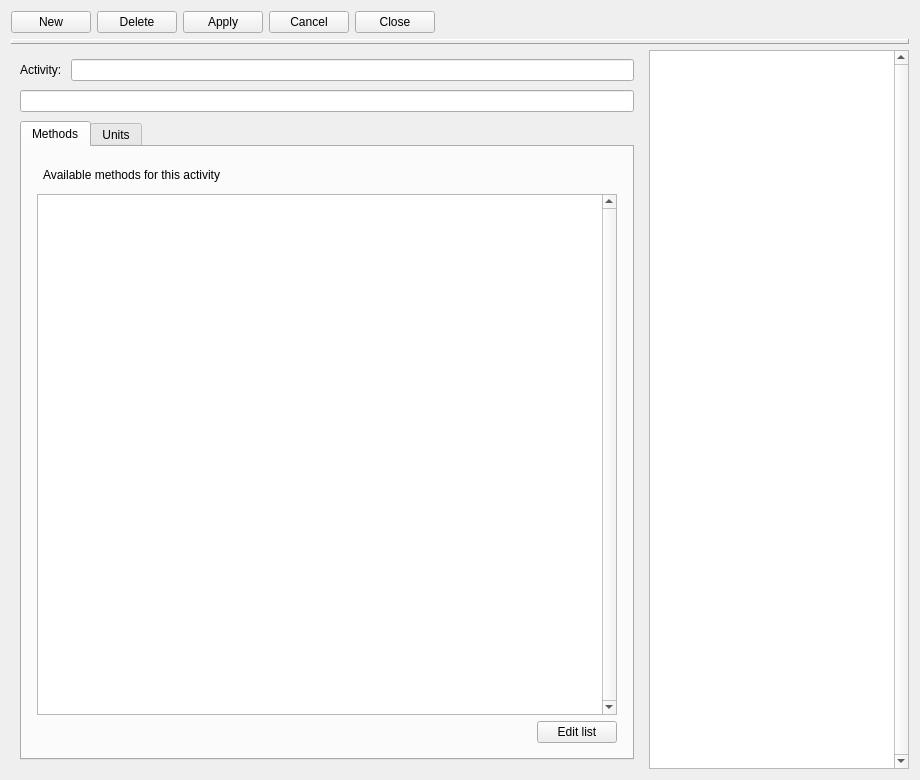
<?xml version="1.0" encoding="UTF-8"?>
<ui version="4.0">
 <class>activities</class>
 <widget class="impgenmaint" name="activities">
  <property name="geometry">
   <rect>
    <x>0</x>
    <y>0</y>
    <width>920</width>
    <height>780</height>
   </rect>
  </property>
  <property name="toolTip">
   <string/>
  </property>
  <property name="TableName">
   <string>activity</string>
  </property>
  <property name="KeyField">
   <string>acty_cod</string>
  </property>
  <property name="DisplayColumn">
   <string>acty_des</string>
  </property>
  <property name="DisplayColumnDescription">
   <string>Activity</string>
  </property>
  <layout class="QVBoxLayout" name="verticalLayout_4">
   <item>
    <layout class="QHBoxLayout" name="horizontalLayout">
     <item>
      <widget class="QPushButton" name="BitBtn3">
       <property name="enabled">
        <bool>true</bool>
       </property>
       <property name="toolTip">
        <string/>
       </property>
       <property name="text">
        <string>New</string>
       </property>
       <property name="icon">
        <iconset resource="../images/images.qrc">
         <normaloff>:/images/new3.png</normaloff>:/images/new3.png</iconset>
       </property>
       <property name="flat">
        <bool>false</bool>
       </property>
      </widget>
     </item>
     <item>
      <widget class="QPushButton" name="BitBtn4">
       <property name="enabled">
        <bool>true</bool>
       </property>
       <property name="toolTip">
        <string/>
       </property>
       <property name="text">
        <string>Delete</string>
       </property>
       <property name="icon">
        <iconset resource="../images/images.qrc">
         <normaloff>:/images/delete3.png</normaloff>:/images/delete3.png</iconset>
       </property>
       <property name="flat">
        <bool>false</bool>
       </property>
      </widget>
     </item>
     <item>
      <widget class="QPushButton" name="BitBtn1">
       <property name="enabled">
        <bool>true</bool>
       </property>
       <property name="toolTip">
        <string/>
       </property>
       <property name="text">
        <string>Apply</string>
       </property>
       <property name="icon">
        <iconset resource="../images/images.qrc">
         <normaloff>:/images2/new/apply.png</normaloff>:/images2/new/apply.png</iconset>
       </property>
       <property name="flat">
        <bool>false</bool>
       </property>
      </widget>
     </item>
     <item>
      <widget class="QPushButton" name="BitBtn2">
       <property name="enabled">
        <bool>true</bool>
       </property>
       <property name="toolTip">
        <string/>
       </property>
       <property name="text">
        <string>Cancel</string>
       </property>
       <property name="icon">
        <iconset resource="../images/images.qrc">
         <normaloff>:/images2/new/cancel.png</normaloff>:/images2/new/cancel.png</iconset>
       </property>
       <property name="flat">
        <bool>false</bool>
       </property>
      </widget>
     </item>
     <item>
      <widget class="QPushButton" name="BitBtn11">
       <property name="enabled">
        <bool>true</bool>
       </property>
       <property name="toolTip">
        <string/>
       </property>
       <property name="text">
        <string>Close</string>
       </property>
       <property name="icon">
        <iconset resource="../images/images.qrc">
         <normaloff>:/images2/new/closeform.png</normaloff>:/images2/new/closeform.png</iconset>
       </property>
       <property name="flat">
        <bool>false</bool>
       </property>
      </widget>
     </item>
     <item>
      <spacer name="horizontalSpacer">
       <property name="orientation">
        <enum>Qt::Horizontal</enum>
       </property>
       <property name="sizeHint" stdset="0">
        <size>
         <width>40</width>
         <height>20</height>
        </size>
       </property>
      </spacer>
     </item>
    </layout>
   </item>
   <item>
    <widget class="QLabel" name="Panel2">
     <property name="enabled">
      <bool>true</bool>
     </property>
     <property name="minimumSize">
      <size>
       <width>0</width>
       <height>5</height>
      </size>
     </property>
     <property name="maximumSize">
      <size>
       <width>16777215</width>
       <height>5</height>
      </size>
     </property>
     <property name="toolTip">
      <string/>
     </property>
     <property name="layoutDirection">
      <enum>Qt::LeftToRight</enum>
     </property>
     <property name="frameShape">
      <enum>QFrame::Panel</enum>
     </property>
     <property name="frameShadow">
      <enum>QFrame::Raised</enum>
     </property>
     <property name="text">
      <string/>
     </property>
     <property name="alignment">
      <set>Qt::AlignCenter</set>
     </property>
    </widget>
   </item>
   <item>
    <layout class="QHBoxLayout" name="horizontalLayout_8">
     <item>
      <layout class="QVBoxLayout" name="verticalLayout_3">
       <property name="spacing">
        <number>9</number>
       </property>
       <property name="margin">
        <number>9</number>
       </property>
       <item>
        <layout class="QHBoxLayout" name="horizontalLayout_7">
         <item>
          <widget class="QLabel" name="Label2">
           <property name="enabled">
            <bool>true</bool>
           </property>
           <property name="toolTip">
            <string/>
           </property>
           <property name="text">
            <string>Activity:</string>
           </property>
          </widget>
         </item>
         <item>
          <widget class="IMPEdit" name="Edit1">
           <property name="enabled">
            <bool>true</bool>
           </property>
           <property name="toolTip">
            <string/>
           </property>
           <property name="text">
            <string/>
           </property>
           <property name="TableName">
            <string>activity</string>
           </property>
           <property name="FieldName">
            <string>acty_des</string>
           </property>
          </widget>
         </item>
        </layout>
       </item>
       <item>
        <widget class="IMPEdit" name="txtunit">
         <property name="TableName">
          <string>activity</string>
         </property>
         <property name="FieldName">
          <string>unit_cod</string>
         </property>
        </widget>
       </item>
       <item>
        <widget class="QTabWidget" name="tabWidget">
         <property name="currentIndex">
          <number>0</number>
         </property>
         <widget class="QWidget" name="tab">
          <attribute name="title">
           <string>Methods</string>
          </attribute>
          <layout class="QVBoxLayout" name="verticalLayout_5">
           <item>
            <layout class="QVBoxLayout" name="verticalLayout">
             <property name="margin">
              <number>6</number>
             </property>
             <item>
              <layout class="QHBoxLayout" name="horizontalLayout_2">
               <property name="margin">
                <number>6</number>
               </property>
               <item>
                <widget class="QLabel" name="Label4">
                 <property name="enabled">
                  <bool>true</bool>
                 </property>
                 <property name="toolTip">
                  <string/>
                 </property>
                 <property name="text">
                  <string>Available methods for this activity</string>
                 </property>
                </widget>
               </item>
              </layout>
             </item>
             <item>
              <widget class="QTableView" name="ListView3">
               <property name="enabled">
                <bool>true</bool>
               </property>
               <property name="toolTip">
                <string/>
               </property>
               <property name="verticalScrollBarPolicy">
                <enum>Qt::ScrollBarAlwaysOn</enum>
               </property>
              </widget>
             </item>
             <item>
              <layout class="QHBoxLayout" name="horizontalLayout_4">
               <item>
                <spacer name="horizontalSpacer_2">
                 <property name="orientation">
                  <enum>Qt::Horizontal</enum>
                 </property>
                 <property name="sizeHint" stdset="0">
                  <size>
                   <width>40</width>
                   <height>20</height>
                  </size>
                 </property>
                </spacer>
               </item>
               <item>
                <widget class="QPushButton" name="BitBtn6">
                 <property name="enabled">
                  <bool>true</bool>
                 </property>
                 <property name="toolTip">
                  <string/>
                 </property>
                 <property name="text">
                  <string>Edit list</string>
                 </property>
                 <property name="icon">
                  <iconset resource="../images/images.qrc">
                   <normaloff>:/images/modify2.png</normaloff>:/images/modify2.png</iconset>
                 </property>
                 <property name="flat">
                  <bool>false</bool>
                 </property>
                </widget>
               </item>
              </layout>
             </item>
            </layout>
           </item>
          </layout>
         </widget>
         <widget class="QWidget" name="tab_2">
          <attribute name="title">
           <string>Units</string>
          </attribute>
          <layout class="QVBoxLayout" name="verticalLayout_6">
           <item>
            <layout class="QVBoxLayout" name="verticalLayout_2">
             <property name="margin">
              <number>6</number>
             </property>
             <item>
              <layout class="QHBoxLayout" name="horizontalLayout_5">
               <property name="margin">
                <number>6</number>
               </property>
               <item>
                <widget class="QLabel" name="Label3">
                 <property name="enabled">
                  <bool>true</bool>
                 </property>
                 <property name="toolTip">
                  <string/>
                 </property>
                 <property name="text">
                  <string>Unit used by this activity</string>
                 </property>
                </widget>
               </item>
              </layout>
             </item>
             <item>
              <widget class="QTableView" name="ListView2">
               <property name="enabled">
                <bool>true</bool>
               </property>
               <property name="toolTip">
                <string/>
               </property>
               <property name="verticalScrollBarPolicy">
                <enum>Qt::ScrollBarAlwaysOn</enum>
               </property>
              </widget>
             </item>
             <item>
              <layout class="QHBoxLayout" name="horizontalLayout_6">
               <item>
                <spacer name="horizontalSpacer_3">
                 <property name="orientation">
                  <enum>Qt::Horizontal</enum>
                 </property>
                 <property name="sizeHint" stdset="0">
                  <size>
                   <width>40</width>
                   <height>20</height>
                  </size>
                 </property>
                </spacer>
               </item>
               <item>
                <widget class="QPushButton" name="BitBtn5">
                 <property name="enabled">
                  <bool>true</bool>
                 </property>
                 <property name="toolTip">
                  <string/>
                 </property>
                 <property name="text">
                  <string>Edit list</string>
                 </property>
                 <property name="icon">
                  <iconset resource="../images/images.qrc">
                   <normaloff>:/images/modify2.png</normaloff>:/images/modify2.png</iconset>
                 </property>
                 <property name="flat">
                  <bool>false</bool>
                 </property>
                </widget>
               </item>
              </layout>
             </item>
            </layout>
           </item>
          </layout>
         </widget>
        </widget>
       </item>
      </layout>
     </item>
     <item>
      <widget class="QTableView" name="ListView1">
       <property name="enabled">
        <bool>true</bool>
       </property>
       <property name="minimumSize">
        <size>
         <width>260</width>
         <height>0</height>
        </size>
       </property>
       <property name="maximumSize">
        <size>
         <width>260</width>
         <height>16777215</height>
        </size>
       </property>
       <property name="toolTip">
        <string/>
       </property>
       <property name="verticalScrollBarPolicy">
        <enum>Qt::ScrollBarAlwaysOn</enum>
       </property>
      </widget>
     </item>
    </layout>
   </item>
  </layout>
  <action name="Undochangesincurrentitem1">
   <property name="text">
    <string>Undo changes in current item</string>
   </property>
  </action>
  <addaction name="Undochangesincurrentitem1"/>
 </widget>
 <customwidgets>
  <customwidget>
   <class>IMPEdit</class>
   <extends>QLineEdit</extends>
   <header>impedit.h</header>
  </customwidget>
  <customwidget>
   <class>impgenmaint</class>
   <extends>QWidget</extends>
   <header>impgenmaint.h</header>
   <container>1</container>
  </customwidget>
 </customwidgets>
 <resources>
  <include location="../images/images.qrc"/>
 </resources>
 <connections/>
</ui>
